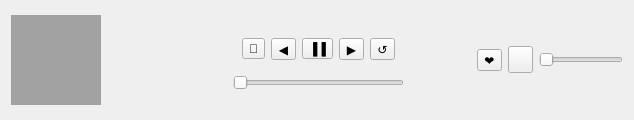
         <widget class="QFrame" name="horizontalFrame">
          <layout class="QHBoxLayout" name="horizontalLayout_3">
           <item>
            <widget class="QLabel" name="labelP">
             <property name="minimumSize">
              <size>
               <width>90</width>
               <height>90</height>
              </size>
             </property>
             <property name="maximumSize">
              <size>
               <width>90</width>
               <height>90</height>
              </size>
             </property>
             <property name="styleSheet">
              <string notr="true">background-color: rgb(162, 162, 162);</string>
             </property>
             <property name="text">
              <string/>
             </property>
            </widget>
           </item>
           <item>
            <widget class="QWidget" name="verticalWidget" native="true">
             <layout class="QVBoxLayout" name="verticalLayout_6">
              <item>
               <widget class="QLabel" name="labelSong">
                <property name="minimumSize">
                 <size>
                  <width>40</width>
                  <height>37</height>
                 </size>
                </property>
                <property name="styleSheet">
                 <string notr="true">color: rgb(255, 255, 255);
font: 12pt &quot;Segoe UI&quot;;</string>
                </property>
                <property name="text">
                 <string/>
                </property>
               </widget>
              </item>
              <item>
               <widget class="QLabel" name="labelArtist">
                <property name="minimumSize">
                 <size>
                  <width>40</width>
                  <height>37</height>
                 </size>
                </property>
                <property name="styleSheet">
                 <string notr="true">font: 9pt &quot;Segoe UI&quot;;
color: rgb(243, 243, 243)</string>
                </property>
                <property name="text">
                 <string/>
                </property>
               </widget>
              </item>
             </layout>
            </widget>
           </item>
           <item>
            <widget class="QLabel" name="label_Value_1">
             <property name="minimumSize">
              <size>
               <width>47</width>
               <height>0</height>
              </size>
             </property>
             <property name="text">
              <string/>
             </property>
            </widget>
           </item>
           <item alignment="Qt::AlignmentFlag::AlignVCenter">
            <widget class="QWidget" name="verticalWidget" native="true">
             <layout class="QVBoxLayout" name="verticalLayout_5">
              <item>
               <widget class="QWidget" name="horizontalWidget" native="true">
                <layout class="QHBoxLayout" name="horizontalLayout_4">
                 <item>
                  <widget class="QToolButton" name="toolButton_random">
                   <property name="styleSheet">
                    <string notr="true">font: 13pt &quot;Segoe UI&quot;;</string>
                   </property>
                   <property name="text">
                    <string>🎲</string>
                   </property>
                  </widget>
                 </item>
                 <item>
                  <widget class="QToolButton" name="toolButton_prev">
                   <property name="styleSheet">
                    <string notr="true">font: 15pt &quot;Segoe UI&quot;;</string>
                   </property>
                   <property name="text">
                    <string>◀</string>
                   </property>
                  </widget>
                 </item>
                 <item>
                  <widget class="QToolButton" name="toolButton_play">
                   <property name="text">
                    <string>▐▐</string>
                   </property>
                  </widget>
                 </item>
                 <item>
                  <widget class="QToolButton" name="toolButton_next">
                   <property name="styleSheet">
                    <string notr="true">font: 15pt &quot;Segoe UI&quot;;</string>
                   </property>
                   <property name="text">
                    <string>▶</string>
                   </property>
                  </widget>
                 </item>
                 <item>
                  <widget class="QToolButton" name="toolButton_loop">
                   <property name="styleSheet">
                    <string notr="true">font: 14pt &quot;Segoe UI&quot;;</string>
                   </property>
                   <property name="text">
                    <string>↺</string>
                   </property>
                  </widget>
                 </item>
                </layout>
               </widget>
              </item>
              <item>
               <widget class="QSlider" name="horizontalSlider_Audio_File_Duration">
                <property name="styleSheet">
                 <string notr="true">selection-background-color: rgb(255, 255, 255);</string>
                </property>
                <property name="orientation">
                 <enum>Qt::Orientation::Horizontal</enum>
                </property>
               </widget>
              </item>
             </layout>
            </widget>
           </item>
           <item>
            <widget class="QLabel" name="label_Value_2">
             <property name="minimumSize">
              <size>
               <width>52</width>
               <height>0</height>
              </size>
             </property>
             <property name="text">
              <string/>
             </property>
            </widget>
           </item>
           <item alignment="Qt::AlignmentFlag::AlignHCenter">
            <widget class="QToolButton" name="toolButton_fav">
             <property name="styleSheet">
              <string notr="true">font: 12pt &quot;Segoe UI&quot;;</string>
             </property>
             <property name="text">
              <string>❤︎</string>
             </property>
            </widget>
           </item>
           <item>
            <widget class="QToolButton" name="toolButton_Volume">
             <property name="minimumSize">
              <size>
               <width>25</width>
               <height>27</height>
              </size>
             </property>
             <property name="text">
              <string/>
             </property>
            </widget>
           </item>
           <item alignment="Qt::AlignmentFlag::AlignLeft">
            <widget class="QSlider" name="horizontalSlider_Audio_Volume">
             <property name="styleSheet">
              <string notr="true">selection-color: rgb(0, 0, 0);</string>
             </property>
             <property name="orientation">
              <enum>Qt::Orientation::Horizontal</enum>
             </property>
            </widget>
           </item>
          </layout>
         </widget>
